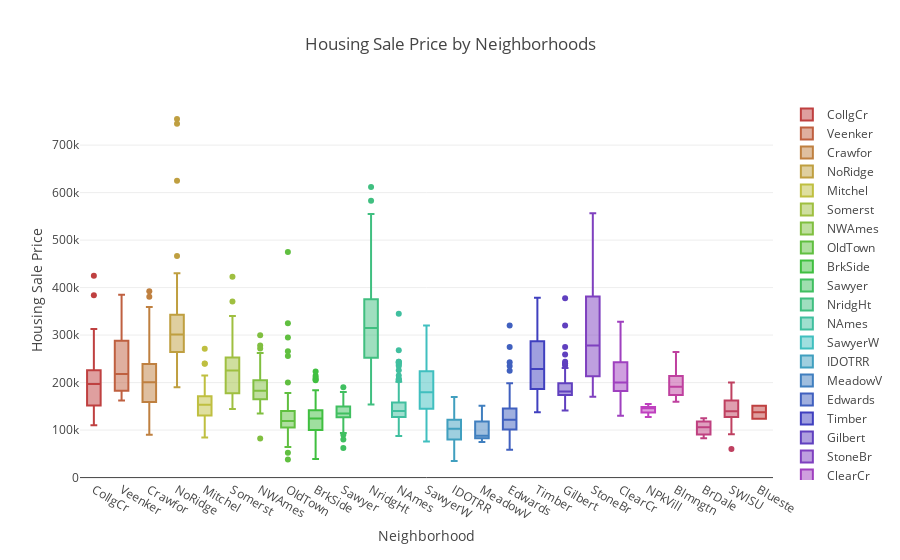

Notebook code cell kept with this figure:
### Code cell
#Boxplot with Median Price and Neighborhoods

N = len(pd.unique(housingtrain.Neighborhood))     # Number of boxes

# generate an array of rainbow colors by fixing the saturation and lightness of the HSL representation of colour 
# and marching around the hue. 

c = ['hsl('+str(h)+',50%'+',50%)' for h in np.linspace(0, 360, N)]

#loading the data with filters
data = [{
    'y': housingtrain.SalePrice[housingtrain.Neighborhood == j],
    'name': j,
    'type':'box',
    'marker':{'color': c[i]}
    } for i, j in enumerate(pd.unique(housingtrain.Neighborhood))]


# format the layout
layout = go.Layout(title="Housing Sale Price by Neighborhoods",
                xaxis=dict(title='Neighborhood'),
                yaxis=dict(title='Housing Sale Price'))


fig = go.Figure(data=data, layout=layout)

py.offline.iplot(fig)
